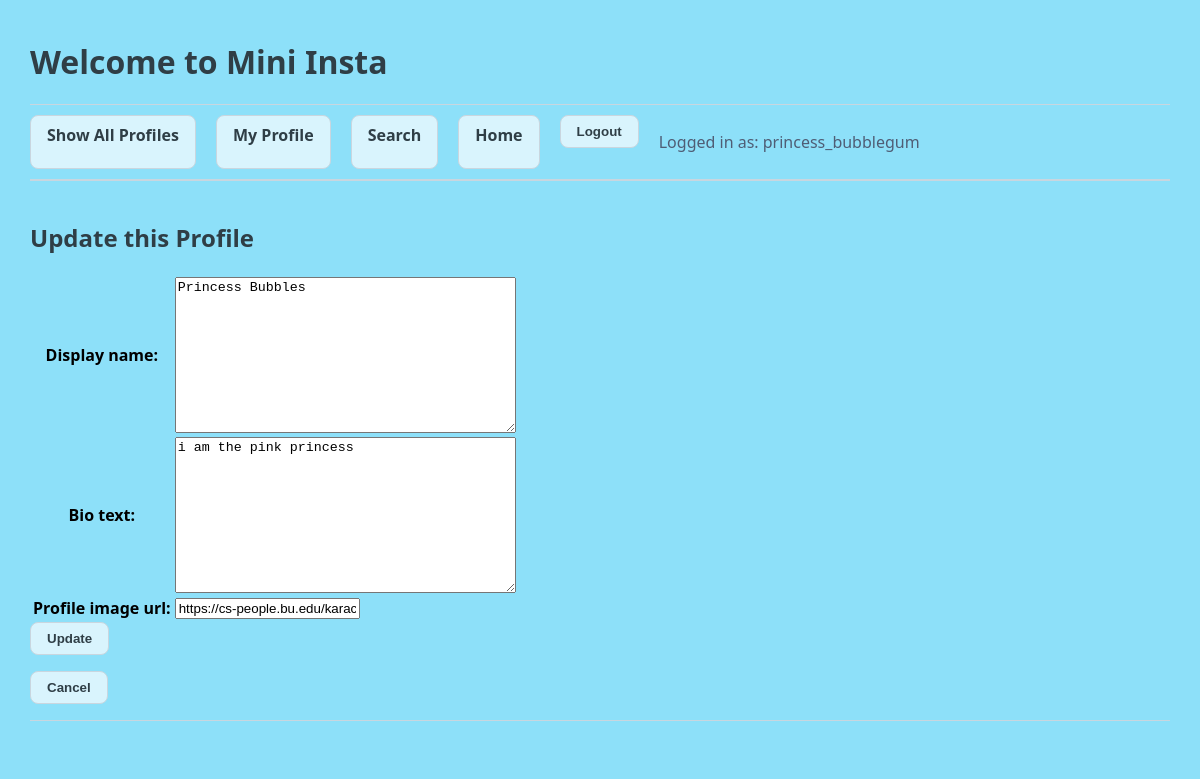
The page /mini_insta/profile/update (signed in) on the database as committed earlier.
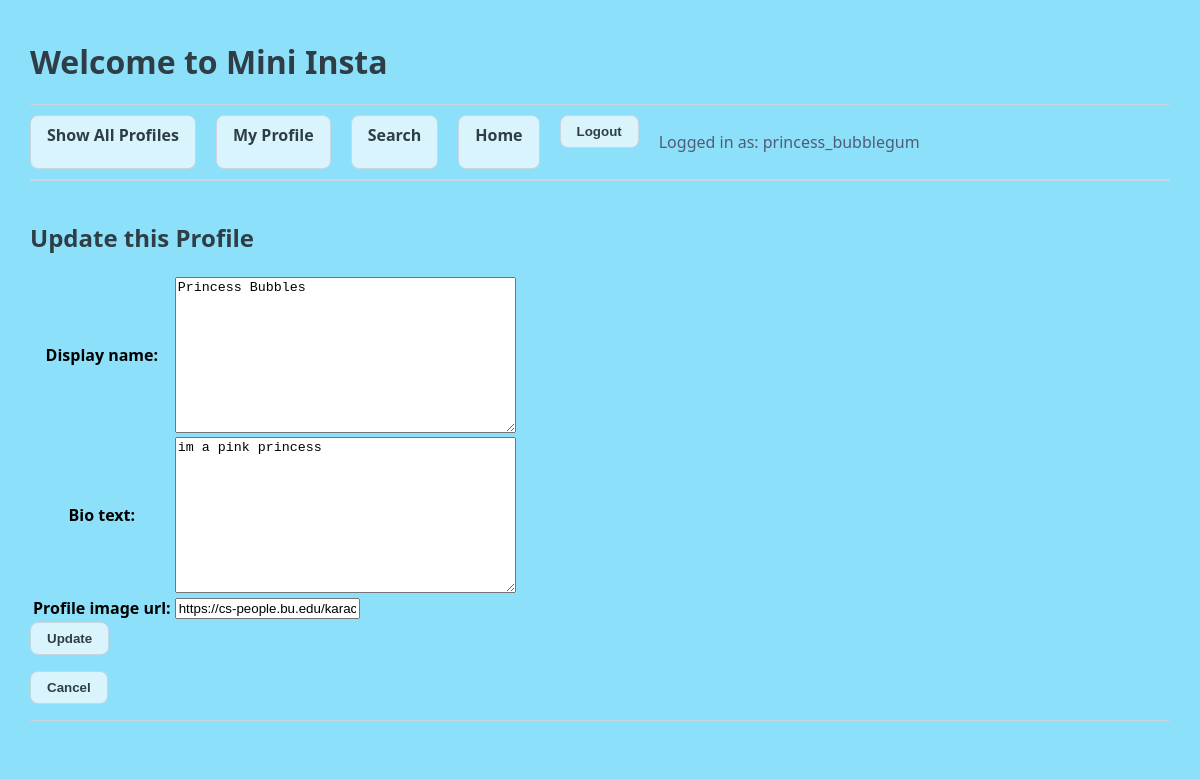
The same page on the database as committed later.
### mini_insta/models.py (models this page shows, shortened)
class Profile(models.Model):
    username = models.TextField(blank=False)
    display_name = models.TextField(blank=False)
    bio_text = models.TextField(blank=False)
    join_date = models.DateTimeField(auto_now=True)
    profile_image_url = models.URLField(blank=True)
    user = models.ForeignKey(User, on_delete=models.CASCADE)

### mini_insta/views.py (the view, shortened to what this page needs)
# urls.py: path('profile/update', UpdateProfileView.as_view(), name='update_profile'),
class UpdateProfileView(LoginRequiredMixin, UpdateView):
    model = Profile
    form_class = UpdateProfileForm
    template_name = "mini_insta/update_profile_form.html"
    def get_object(self):
        return Profile.objects.get(user=self.request.user)

### mini_insta/forms.py
class UpdateProfileForm(forms.ModelForm):
    class Meta:
        model = Profile
        fields = ['display_name', 'bio_text', 'profile_image_url' ]  # which fields from model should we use

### mini_insta/templates/mini_insta/update_profile_form.html (shortened to what this page needs)
{% extends 'mini_insta/base.html' %}
{% block content %}
<h2>Update this Profile</h2>
<form action="{% url 'update_profile' %}" method="POST"
    enctype="multipart/form-data">
    <table>
        {{form.as_table}}
    </table>
    <input type="submit" name="submit" value="Update">
</form>
<form action="{% url 'show_profile' profile.pk %}" method="GET">
    <input type="submit" value="Cancel">
</form>
{% endblock %}

Rows that differ between the two databases and show on the page:
changed Profile "Princess Bubbles": bio_text "i am the pink princess" → "im a pink princess"
